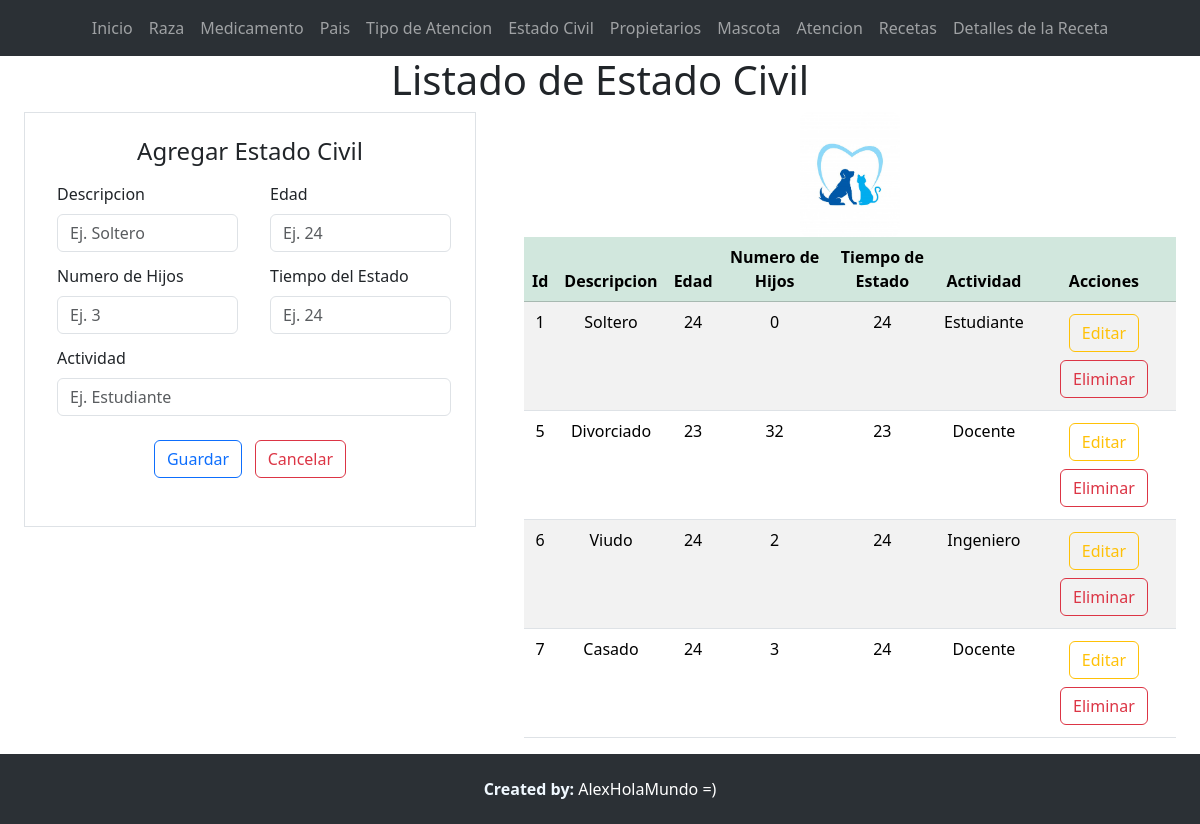
The page /listaEstadoCivil/ on the database its author committed.
### Aplicaciones/Veterinaria/models.py (models this page shows, shortened)
class EstadoCivil(models.Model):
    idEstadoCivil_wt=models.AutoField(primary_key=True)
    descripcion_wt=models.CharField(max_length=100)
    edad_wt=models.IntegerField()
    numeroHijos_wt=models.IntegerField()
    tiempoEstado_wt=models.IntegerField()
    actividad_wt=models.CharField(max_length=100)

### Aplicaciones/Veterinaria/views.py (the view)
# urls.py: path('listaEstadoCivil/',views.listaEstadoCivil),
def listaEstadoCivil(request):
    estadoCivilBdd=EstadoCivil.objects.all()
    return render(request,'listaEstadoCivil.html',{'estadoCivil':estadoCivilBdd})

### Aplicaciones/Veterinaria/templates/listaEstadoCivil.html (shortened to what this page needs)
{% extends "./plantilla.html" %} {% block contenido %} {% load static %}
<h1 class="text-center">Listado de Estado Civil</h1>
<div class="row m-0">
  <div class="col-md-5">
    <div class="container w-100">
      <form class="border p-4" action="/guardarEstadoCivil/" method="POST">
        <h4 class="text-center">Agregar Estado Civil</h4>
        <div class="row">
          <div class="col-md-6">
            <div class="m-1">
              <label for="" class="form-label m-1">Descripcion</label>
              <input
                type="text"
                required
                class="form-control m-1"
                placeholder="Ej. Soltero"
                value=""
                name="descripcion_wt"
                id="descripcion_wt"
              />
            </div>
          </div>
          <div class="col-md-6">
            <div class="m-1">
              <label for="" class="form-label m-1">Edad</label>
              <input
                type="number"
                required
                class="form-control m-1"
                placeholder="Ej. 24"
                value=""
                name="edad_wt"
                id="edad_wt"
              />
            </div>
          </div>
        </div>
        <div class="row">
          <div class="col-md-6">
            <div class="m-1">
              <label for="" class="form-label m-1">Numero de Hijos</label>
              <input
                type="number"
                required
                class="form-control m-1"
                placeholder="Ej. 3"
                value=""
                name="numeroHijos_wt"
                id="numeroHijos_wt"
              />
            </div>
          </div>
          <div class="col-md-6">
            <div class="m-1">
              <label for="" class="form-label m-1">Tiempo del Estado</label>
              <input
                type="number"
                required
                class="form-control m-1"
                placeholder="Ej. 24"
                value=""
                name="tiempoEstado_wt"
                id="tiempoEstado_wt"
              />
            </div>
          </div>
        </div>
        <div class="m-1">
          <label for="" class="form-label m-1">Actividad</label>
          <input
            type="text"
            required
            class="form-control m-1"
            placeholder="Ej. Estudiante"
            value=""
            name="actividad_wt"
            id="actividad_wt"
          />
        </div>
        <center class="m-4">
          <button type="submit" name="button" class="btn btn-outline-primary">
            Guardar</button
          >&nbsp;&nbsp;
          <button type="reset" name="button" class="btn btn-outline-danger">
            Cancelar
          </button>
        </center>
      </form>
    </div>
  </div>
  <div class="col-md-7">
    <div class="container table-responsive">
      <center>
        <img src="{% static 'img/logog.jpg' %}" alt="" width="100px" />
      </center>
      <table class="table table-striped bordered">
        <thead>
          <tr class="table-success">
            <th class="text-center" scope="col">Id</th>
            <th class="text-center" scope="col">Descripcion</th>
            <th class="text-center" scope="col">Edad</th>
            <th class="text-center" scope="col">Numero de Hijos</th>
            <th class="text-center" scope="col">Tiempo de Estado</th>
            <th class="text-center" scope="col">Actividad</th>
            <th class="text-center" scope="col">Acciones</th>
          </tr>
        </thead>
        <tbody>
          {% for estado in estadoCivil %}
          <tr>
            <td class="text-center">{{estado.idEstadoCivil_wt }}</td>
            <td class="text-center">{{estado.descripcion_wt }}</td>
            <td class="text-center">{{estado.edad_wt }}</td>
            <td class="text-center">{{estado.numeroHijos_wt }}</td>
            <td class="text-center">{{estado.tiempoEstado_wt }}</td>
            <td class="text-center">{{estado.actividad_wt }}</td>
            <td class="text-center">
              <a
                href="/editarEstadoCivil/{{estado.idEstadoCivil_wt}}"
                class="btn btn-outline-warning m-1"
                >Editar</a
              >
              <a
                href="javascript:void(0);"
                type="button"
                class="btn btn-outline-danger m-1"
                onclick="eliminarEstadoCivil('/eliminarEstadoCivil/{{estado.idEstadoCivil_wt}}');"
                >Eliminar</a
              >
            </td>
          </tr>
          {% endfor %}
        </tbody>
      </table>
    </div>
  </div>
</div>
{% endblock %}

### crudDjango/static/css/styles.css (style rules this page uses)
img { width: 100px; object-position: center; border-radius: 10px; }
body { margin: 0; padding: 0; margin-bottom: 70px; }

### rows shown on the page
EstadoCivil: idEstadoCivil_wt "1", descripcion_wt "Soltero", edad_wt "24", numeroHijos_wt "0", tiempoEstado_wt "24", actividad_wt "Estudiante"
EstadoCivil: idEstadoCivil_wt "5", descripcion_wt "Divorciado", edad_wt "23", numeroHijos_wt "32", tiempoEstado_wt "23", actividad_wt "Docente"
EstadoCivil: idEstadoCivil_wt "6", descripcion_wt "Viudo", edad_wt "24", numeroHijos_wt "2", tiempoEstado_wt "24", actividad_wt "Ingeniero"
EstadoCivil: idEstadoCivil_wt "7", descripcion_wt "Casado", edad_wt "24", numeroHijos_wt "3", tiempoEstado_wt "24", actividad_wt "Docente"
